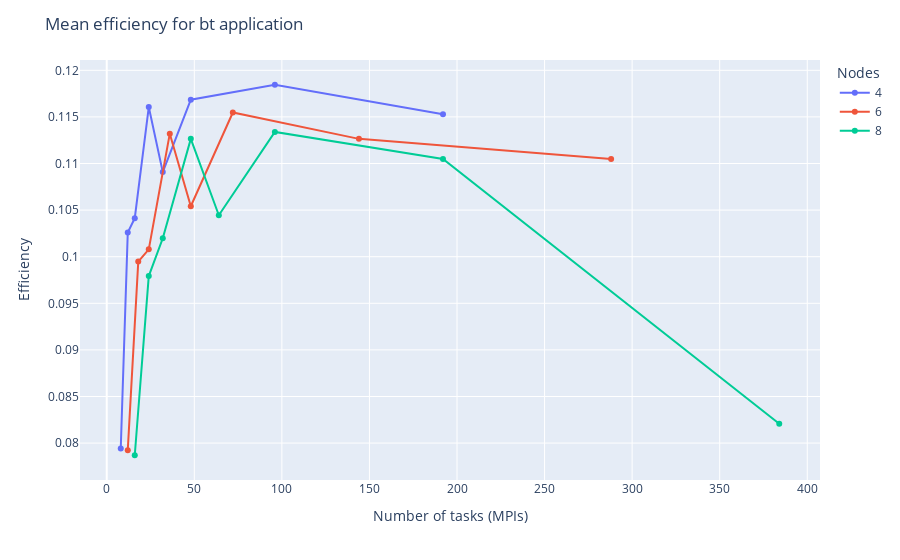

Notebook code cell kept with this figure:
### Markdown cell above
## Efficiency vs ntasks (MPIs)

### Code cell
fig = px.line(x=bt['ntasks'], y=bt['efficiency'],
                markers=True,
                color=bt['nodes'])

# change the title
fig.update_layout(title='Mean efficiency for bt application',
                    legend_title_text='Nodes',
                    xaxis_title='Number of tasks (MPIs)',
                    yaxis_title='Efficiency')

fig.show()

### Figure 1 — Plotly figure (JSON) as saved in the notebook; plotly's stock layout.template omitted (floating-point values rounded to 4 significant figures)
{"data": [{"hovertemplate": "color=4<br>x=%{x}<br>y=%{y}<extra></extra>", "legendgroup": "4", "line": {"color": "#636efa", "dash": "solid"}, "marker": {"symbol": "circle"}, "mode": "lines+markers", "name": "4", "orientation": "v", "showlegend": true, "type": "scatter", "x": [8, 12, 16, 24, 32, 48, 96, 192], "xaxis": "x", "y": [0.07942, 0.1026, 0.1041, 0.1161, 0.1091, 0.1168, 0.1184, 0.1153], "yaxis": "y"}, {"hovertemplate": "color=6<br>x=%{x}<br>y=%{y}<extra></extra>", "legendgroup": "6", "line": {"color": "#EF553B", "dash": "solid"}, "marker": {"symbol": "circle"}, "mode": "lines+markers", "name": "6", "orientation": "v", "showlegend": true, "type": "scatter", "x": [12, 18, 24, 36, 48, 72, 144, 288], "xaxis": "x", "y": [0.07924, 0.09948, 0.1008, 0.1132, 0.1054, 0.1155, 0.1126, 0.1105], "yaxis": "y"}, {"hovertemplate": "color=8<br>x=%{x}<br>y=%{y}<extra></extra>", "legendgroup": "8", "line": {"color": "#00cc96", "dash": "solid"}, "marker": {"symbol": "circle"}, "mode": "lines+markers", "name": "8", "orientation": "v", "showlegend": true, "type": "scatter", "x": [16, 24, 32, 48, 64, 96, 192, 384], "xaxis": "x", "y": [0.0787, 0.09792, 0.102, 0.1126, 0.1045, 0.1134, 0.1105, 0.08207], "yaxis": "y"}], "layout": {"legend": {"title": {"text": "Nodes"}, "tracegroupgap": 0}, "margin": {"t": 60}, "title": {"text": "Mean efficiency for bt application"}, "xaxis": {"anchor": "y", "domain": [0, 1], "title": {"text": "Number of tasks (MPIs)"}}, "yaxis": {"anchor": "x", "domain": [0, 1], "title": {"text": "Efficiency"}}}}
